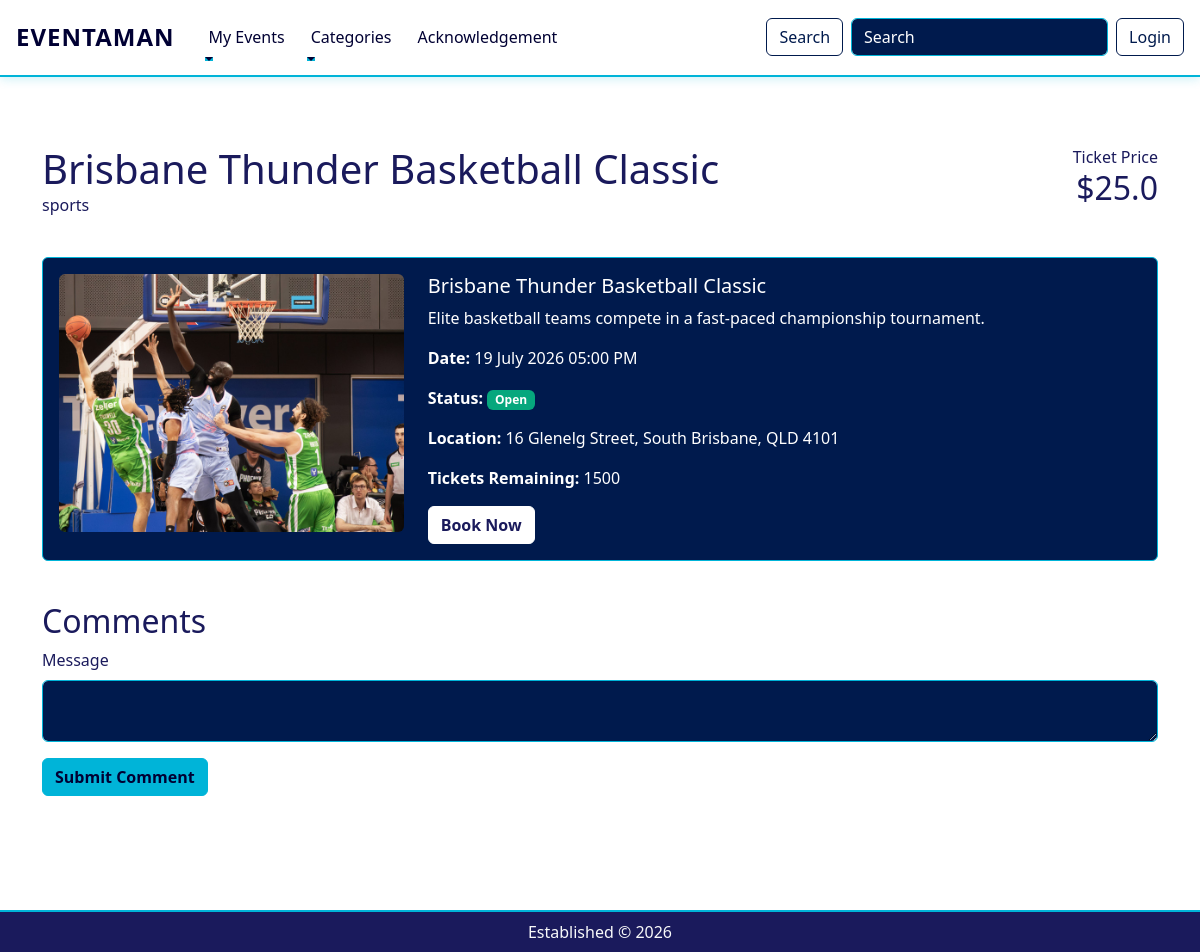
The page /events/6 on the database its author committed.
### event_management/models.py (models this page shows)
class Event(db.Model):
    __tablename__ = 'events'
    id = db.Column(db.Integer, primary_key=True)
    vendor_id = db.Column(db.Integer, db.ForeignKey('users.id'), nullable=False)
    name = db.Column(db.String(100), nullable=False)
    organisation_name = db.Column(db.String(100), nullable=True)
    description = db.Column(db.Text, nullable=False)
    category = db.Column(db.String(50), nullable=False)
    price = db.Column(db.String(20))
    date = db.Column(db.DateTime, nullable=False)
    status = db.Column(db.String(50), default='Open')
    price = db.Column(db.Float)
    images = db.relationship('EventImage', back_populates='event', cascade='all, delete-orphan')
    comments = db.relationship('Comment', back_populates='event', cascade='all, delete-orphan')
    location_id = db.Column(db.Integer, db.ForeignKey('locations.id'), nullable=False)
    location = db.relationship('Location', back_populates='events')
    tickets_available = db.Column(db.Integer, nullable=False)
    tickets_sold = db.Column(db.Integer, nullable=False, default=0)
    bookings = db.relationship('Booking', back_populates='event', cascade='all, delete-orphan')
    acknowledgement_type = db.Column(db.String(20), nullable=False, default='none')
    acknowledgement_traditional_custodians = db.Column(db.String(200), nullable=True)
    acknowledgement_statement = db.Column(db.Text, nullable=True)
    acknowledgement_researched = db.Column(db.Boolean, default=False)
    acknowledgement_not_welcome = db.Column(db.Boolean, default=False)
    acknowledgement_respectful = db.Column(db.Boolean, default=False)
    @property
    def tickets_remaining(self):
        return self.tickets_available - self.tickets_sold

class EventImage(db.Model):
    __tablename__ = 'event_images'
    id = db.Column(db.Integer, primary_key=True)
    filename = db.Column(db.String(255), nullable=False)
    event_id = db.Column(db.Integer, db.ForeignKey('events.id'), nullable=False)
    event = db.relationship('Event', back_populates='images')

class Location(db.Model):
    __tablename__ = 'locations'
    id = db.Column(db.Integer, primary_key=True)
    address = db.Column(db.String(150), nullable=False)
    state_territory = db.Column(db.String(10), nullable=False)
    postcode = db.Column(db.Integer, nullable=False)
    events = db.relationship('Event', back_populates='location')

### event_management/events.py (the view)
@eventbp.route('/<int:id>')
def show(id):
    event = Event.query.get_or_404(id) # Retrieve event data
    form = CommentForm() # Create a comment form instance for this page
    return render_template('events/show.html', event=event, form=form) # Render the event page and pass data to the template

### event_management/forms.py
class CommentForm(FlaskForm):
    text = TextAreaField('Message', validators=[InputRequired()])
    submit = SubmitField('Submit Comment')

### event_management/templates/events/show.html (shortened to what this page needs)
{% extends 'base.html' %}
{% from 'bootstrap5/form.html' import render_form %}
{% block content %}
<div class="container mt-5">
  <div class="row mb-3 eventheader-text">
    <div class="col-md-8">
      <h1 class="mb-0 text-white">{{ event.name }}</h1>
      <p class="text-white">{{ event.category }}</p>
    </div>
    <div class="col-md-4 text-md-end">
      <p class="mb-0 text-white">Ticket Price</p>
      <h2 class="text-white">${{ event.price }}</h2>
    </div>
  </div>
  <div class="card my-4">
    <div class="card-body">
      <div class="row g-4">
        <div class="col-md-4">
          {% if event.images %}
          <img src="{{ url_for('static', filename=event.images[0].filename) }}" alt="{{ event.name }}"
            class="img-fluid rounded">
          {% endif %}
        </div>
        <div class="col-md-8">
          <h5>{{ event.name }}</h5>
          <p>{{ event.description }}</p>
          <p>
            <strong>Date:</strong>
            {{ event.date.strftime('%d %B %Y %I:%M %p') }}
          </p>
          <p>
            <strong>Status:</strong>
            <span class="badge
              {% if event.status == 'Open' %}bg-success
              {% elif event.status == 'Inactive' %}bg-secondary
              {% elif event.status == 'Sold Out' %}bg-warning
              {% elif event.status == 'Cancelled' %}bg-danger
              {% endif %}">
              {{ event.status }}
            </span>
          </p>
          <p>
            <strong>Location:</strong>
            {{ event.location.address }},
            {{ event.location.state_territory }}
            {{ event.location.postcode }}
          </p>
          <p>
            <strong>Tickets Remaining:</strong>
            {{ event.tickets_remaining }}
          </p>
          {% if event.status == 'Open' %}
          <a href="{{ url_for('events.purchase', id=event.id) }}" class="btn btn-danger">
            Book Now
          </a>
          {% endif %}
        </div>
      </div>
    </div>
  </div>
  <hr>
  <div class="row">
    <div class="col-md-12 text-white">
      <h2>Comments</h2>
      {{ render_form(form, action=url_for('events.add_comment', id=event.id)) }}
    </div>
  </div>
  <div class="row mt-4 text-white">
    {% for comment in event.comments %}
    <div class="col-md-12 border-bottom mb-3 pb-2 text-white event-comment">
      <b>
        {{ comment.user.email }}
        <span class="ms-2 text-white">
          {{ comment.created_at.strftime('%d %b %Y %I:%M %p') }}
        </span>
      </b>
      <p>{{ comment.text }}</p>
    </div>
    {% else %}
    <div class="col-md-12 text-white">
      <p>No comments yet.</p>
    </div>
    {% endfor %}
  </div>
</div>
{% endblock %}

### event_management/static/css/stylesheet.css (style rules this page uses)
html, body { height: 100%; }
body { background-color: #ffffff; overflow-x: hidden; color: white; }
.card { background-color: #001a4d; border: 1px solid #00b4d8; color: white; }
.container { padding-bottom: 30px; }
.btn-primary { background-color: #00b4d8; border-color: #00b4d8; color: #000033; font-weight: 600; }
.btn-danger { background-color: #d62828; border-color: #d62828; color: white; font-weight: 600; }
.badge.bg-success { background-color: #06a77d !important; }
label { color: #1a1a5c !important; }
.form-label { color: #1a1a5c !important; }
label[for] { color: #1a1a5c !important; }
.form-control { background-color: #001a4d; border: 1px solid #00b4d8; color: white; }
.form-control::placeholder { color: white; }
a { color: #00b4d8; }
.eventheader-text h1, .eventheader-text h2, .eventheader-text p { color: #1a1a5c !important; }
.row .col-md-12.text-white > h2 { color: #1a1a5c !important; }
.container.mt-5 .card-body .btn-danger { background-color: white !important; border-color: white !important; color: #1a1a5c !important; }

### rows shown on the page
Event: name "Brisbane Thunder Basketball Classic", category "sports", price "25.0", description "Elite basketball teams compete in a fast-paced championship tournament.", date "19 July 2026 05:00 PM", status "Open", tickets_remaining "1500"
EventImage: filename (picture)
Location: location.address "16 Glenelg Street, South Brisbane", location.state_territory "QLD", location.postcode "4101"
